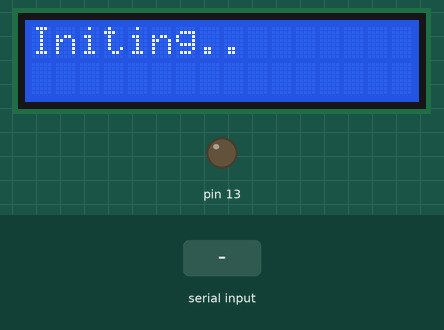
The sketch below on a simulated Arduino Mega 2560, built with avr-gcc and run on an emulated ATmega2560. On the bench: 16×2 character LCD, output pins drawn as LEDs (lit = HIGH). Inputs (shaded band) come from the test bench. What the sketch prints to the serial monitor is not drawn.

Above: at 1.2 s.
1.3 s: "0" received over the second serial link
At 1.8 s:
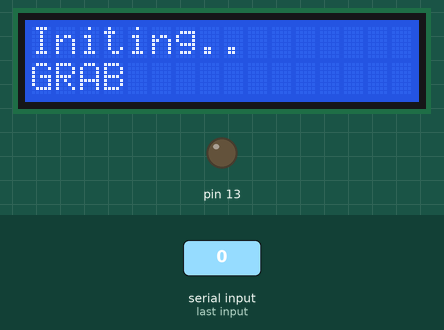
2.8 s: "1" received over the second serial link
At 4.1 s:
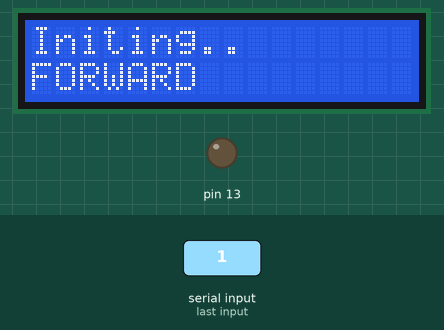
Timing chart, 0 to 5.8 s (numbered marks = the images above; inputs shaded):
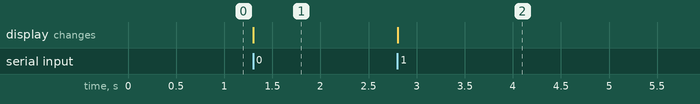

Measured:
- after the input at 1.3 s, the display: changes at once (image 1)
- after the input at 2.8 s, the display: changes at once (image 2)

The sketch:

UnoRecieving.ino
```cpp
#include <LiquidCrystal.h>

const int rs = 12, en = 11, d4 = 5, d5 = 4, d6 = 3, d7 = 2;
LiquidCrystal lcd(rs, en, d4, d5, d6, d7);
void setup() {
  lcd.begin(16, 2);

  Serial1.begin(9600);       // initialize UART with baud rate of 9600 bps
  pinMode(13,OUTPUT);
  Serial.begin(9600);

  String testing = "Initing..";
  lcd.print(testing);
}

void loop() {
  lcd.setCursor(0, 1);
  if (Serial1.available()) {
    char data_rcvd = Serial1.read();   // read one byte from serial buffer and save to data_rcvd
    Serial.println(data_rcvd);
    if(data_rcvd=='0'){
    lcd.print("GRAB    ");
    }else{
      lcd.print("FORWARD");
    }
  }

}
```
